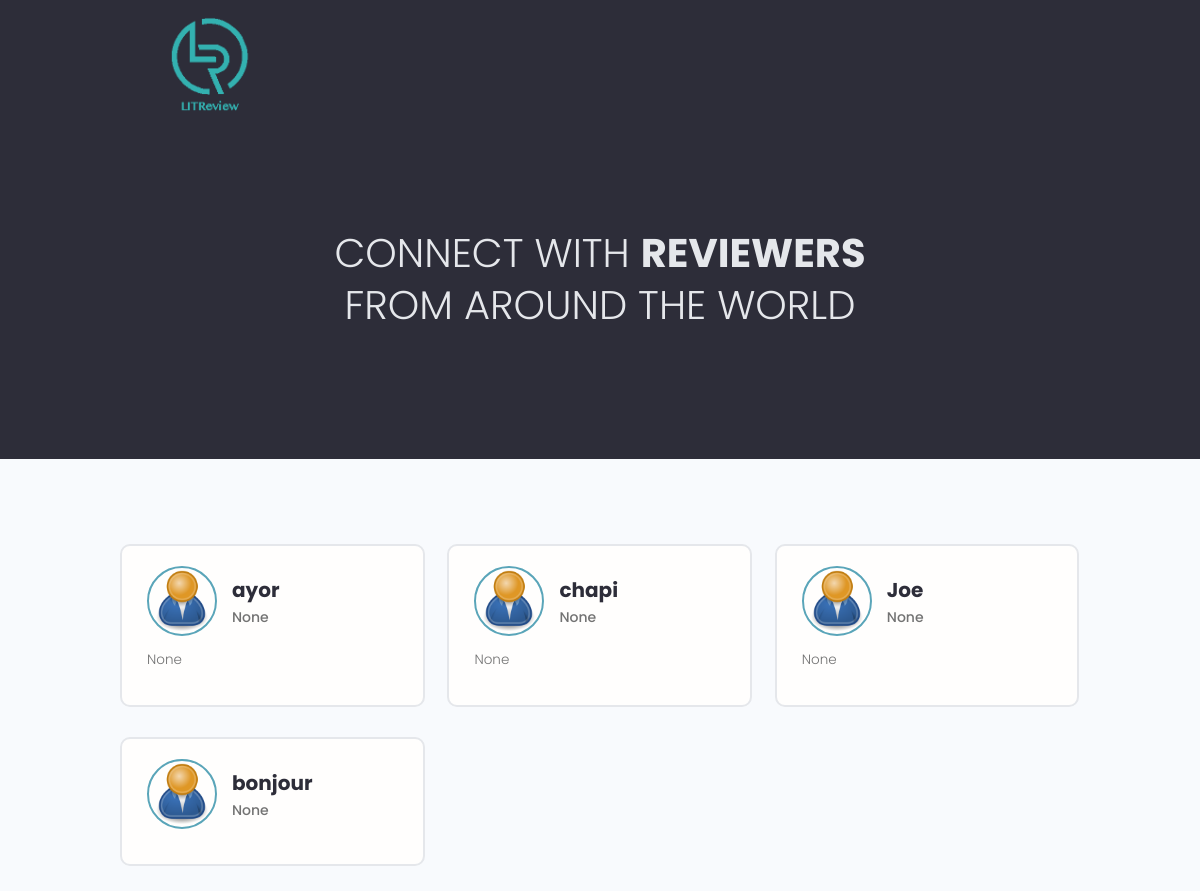
/users/, run on the app's committed database.
### users/models.py (models this page shows, shortened)
class Profile(models.Model):
    user = models.OneToOneField(User, on_delete=models.CASCADE, null=True, blank=True)
    name = models.CharField(max_length=200, blank=True, null=True)
    email = models.EmailField(max_length=500, blank=True, null=True)
    username = models.CharField(max_length=200, blank=True, null=True)
    favourites = models.ManyToManyField('self', related_name='favourite', default=None, blank=True, symmetrical=False)
    location = models.CharField(max_length=200, blank=True, null=True)
    short_intro = models.CharField(max_length=200, blank=True, null=True)
    bio = models.TextField(blank=True, null=True)
    profile_image = models.ImageField(null=True, blank=True, upload_to='profiles/', default="profiles/user-default.png")
    social_twitter = models.CharField(max_length=200, blank=True, null=True)
    social_facebook = models.CharField(max_length=200, blank=True, null=True)
    social_instagram = models.CharField(max_length=200, blank=True, null=True)
    created = models.DateField(auto_now_add=True)
    id = models.UUIDField(default=uuid.uuid4, unique=True, primary_key=True, editable=False)

### users/views.py (the view)
# urls.py: path('', views.profiles, name="profiles"),
def profiles(request):
    search_query = ''
    if request.GET.get('search_query'):
        search_query = request.GET.get('search_query')
    profiles = Profile.objects.filter(name__icontains=search_query)
    context = {'profiles': profiles}
    return render(request, 'users/profiles.html', context)

### users/templates/users/profiles.html (shortened to what this page needs)
{%  extends 'main.html' %}
{% block content %}
<main class="home">
    <section class="hero-section text-center">
      <div class="container container--narrow">
        <div class="hero-section__box">
          <h2>CONNECT WITH <span>REVIEWERS</span></h2>
          <h2>FROM AROUND THE WORLD</h2>
        </div>
      </div>
    </section>
    <section class="devlist">
      <div class="container">
        <div class="grid grid--three">
                {% for profile in profiles %}
          <div class="column card">
            <div class="dev">
              <a href="{% url 'user-profile' profile.id %}" class="card__body">
                <div class="dev__profile">
                  <img class="avatar avatar--md" src="{{ profile.profile_image.url }}" alt="image" />
                  <div class="dev__meta">
                    <h3>{{profile.username}}</h3>
                    <h5>{{profile.short_intro|slice:"60"}}</h5>
                  </div>
                </div>
                <p class="dev__info">{{profile.bio|slice:"150"}}</p>
              </a>
            </div>
          </div>
          {% endfor %}
        </div>
      </div>
    </section>
  </main>
{% endblock content %}

### templates/main.html (shortened to what this page needs)
<!DOCTYPE html>
{% load static %}
<head>
    <link rel="stylesheet" href="https://cdn.iconmonstr.com/1.3.0/css/iconmonstr-iconic-font.min.css" />
    <link rel="stylesheet" href="{% static 'uikit/styles/uikit.css' %}" />
    <link rel="stylesheet" href="{% static 'styles/app.css' %}" />
</head>
<body>
    {% include 'navbar.html' %}
    {% block content %}
    {% endblock content %}
</body>
</html>

### templates/navbar.html (shortened to what this page needs)
{% load static %}
<header class="header">
    <div class="container container--narrow">
      <a href="{% url 'projects' %}" class="header__logo">
        <img src="{% static 'images/LITReview.svg' %}" alt="LITReview Logo" />
      </a>
    </div>
  </header>

### static/styles/app.css (style rules this page uses)
.card { border: 2px solid var(--color-light); }
img { width: 100%; }
.header { position: sticky; z-index: 111; background-color: var(--color-sub); padding: 1.5rem 0; }
.header > .container { display: flex; justify-content: space-between; align-items: center; }
.header__logo > img { height: 10rem; }
.hero-section { height: 40vh; display: flex; align-items: center; background-color: var(--color-sub); }
.hero-section__box { margin-bottom: 4rem; }
.hero-section__box > h2, .hero-section__box > h2 > span { font-size: 4rem; color: var(--color-light); line-height: 1.3; text-transform: uppercase; }
.hero-section__box > h2 { font-weight: 300; }
.hero-section__box > h2 > span { font-weight: 700; }
.devlist { margin-top: 8rem; }
.devlist .grid { align-items: stretch; }
.devlist .dev .dev__profile { display: flex; align-items: center; gap: 1.5rem; }
.devlist .dev .dev__meta h3 { color: var(--color-sub); font-size: 2rem; font-weight: 700; }
.devlist .dev .dev__meta h5 { color: var(--color-text); font-size: 1.4rem; font-weight: 500; }
.devlist .dev .dev__info { margin: 1.5rem 0; font-size: 1.35rem; line-height: 1.4; text-align: justify; }

### static/uikit/styles/modules/_base.css (style rules this page uses)
* { margin: 0; padding: 0; box-sizing: border-box; text-rendering: optimizeLegibility; color: inherit; font-size: inherit; }
body { line-height: 1.6; font-weight: 400; font-size: 1.5rem; color: var(--color-text); background-color: var(--color-bg); min-height: 100vh; }

### static/uikit/styles/modules/_typography.css (style rules this page uses)
* { font-family: var(--font-base); }
h2 { font-size: 3.6rem; font-weight: var(--font-bold); }
h3 { font-size: 3.2rem; font-weight: var(--font-medium); }
h5 { font-size: 2.4rem; font-weight: var(--font-medium); }
h5, h6 { font-weight: var(--font-regular); }
p, span, strong { font-size: 1.6rem; color: var(--color-text); font-weight: var(--font-regular); }
a { padding-bottom: 2px; text-decoration: none; display: inline-block; color: var(--color-main); font-weight: var(--font-medium); }

### static/uikit/styles/modules/_utilities.css (style rules this page uses)
.container { width: 92%; max-width: 165rem; margin: 0 auto; box-sizing: border-box; }
.container--narrow { width: 92%; max-width: 120rem; }
@media screen and (min-width: 1000px) { .container { width: 90%; } }
@media screen and (min-width: 1000px) { .container--narrow { width: 85%; } }
@media screen and (min-width: 1200px) { .container { width: 80%; } }
@media screen and (min-width: 1200px) { .container--narrow { width: 72%; } }
.text-center { text-align: center; }

### static/uikit/styles/modules/_avatar.css (style rules this page uses)
.avatar { border-radius: 50%; border: 2px solid var(--color-main); object-fit: cover; }
.avatar--md { height: 7rem; width: 7rem; }

### static/uikit/styles/modules/_card.css (style rules this page uses)
.card { border-radius: 1rem; background-color: var(--color-white); border: 1.5px solid var(--color-light); width: auto; height: auto; margin-top: 0.5rem; margin-bottom: 0.5rem; overflow: hidden; }
.card__body, .card__header { padding: 2rem 2.5rem; }

### static/uikit/styles/modules/_grid.css (style rules this page uses)
.grid { display: flex; flex-wrap: wrap; justify-content: flex-start; align-items: stretch; }
.grid > .column { min-width: 28rem; margin-bottom: 2.5rem; }
.grid--three > .column { flex-basis: 100%; }
@media screen and (min-width: 800px) { .grid--three { margin-right: -2%; } }
@media screen and (min-width: 800px) { .grid--three > .column { margin-right: 2%; } }
@media screen and (min-width: 800px) { .grid--three > .column { flex-basis: 48%; } }
@media screen and (min-width: 1200px) { .grid--three { margin-right: -2.33%; } }
@media screen and (min-width: 1200px) { .grid--three > .column { margin-right: 2.33%; } }
@media screen and (min-width: 1200px) { .grid--three > .column { flex-basis: 31%; } }

### data on the page
Profile: profile_image (placeholder picture), username "ayor", short_intro "None", bio "None"
Profile: profile_image (placeholder picture), username "chapi", short_intro "None", bio "None"
Profile: profile_image (placeholder picture), username "Joe", short_intro "None", bio "None"
Profile: profile_image (placeholder picture), username "bonjour", short_intro "None"
